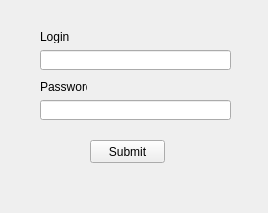
<?xml version="1.0" encoding="UTF-8"?>
<ui version="4.0">
 <class>MainWindow</class>
 <widget class="QMainWindow" name="MainWindow">
  <property name="geometry">
   <rect>
    <x>0</x>
    <y>0</y>
    <width>268</width>
    <height>213</height>
   </rect>
  </property>
  <property name="windowTitle">
   <string>LogIn</string>
  </property>
  <widget class="QWidget" name="centralwidget">
   <widget class="QLineEdit" name="login_ln">
    <property name="geometry">
     <rect>
      <x>40</x>
      <y>100</y>
      <width>191</width>
      <height>20</height>
     </rect>
    </property>
   </widget>
   <widget class="QLineEdit" name="password_ln">
    <property name="geometry">
     <rect>
      <x>40</x>
      <y>50</y>
      <width>191</width>
      <height>20</height>
     </rect>
    </property>
   </widget>
   <widget class="QLabel" name="label">
    <property name="geometry">
     <rect>
      <x>40</x>
      <y>30</y>
      <width>47</width>
      <height>13</height>
     </rect>
    </property>
    <property name="text">
     <string>Login</string>
    </property>
   </widget>
   <widget class="QLabel" name="label_2">
    <property name="geometry">
     <rect>
      <x>40</x>
      <y>80</y>
      <width>47</width>
      <height>13</height>
     </rect>
    </property>
    <property name="text">
     <string>Password</string>
    </property>
   </widget>
   <widget class="QPushButton" name="pushButton">
    <property name="geometry">
     <rect>
      <x>90</x>
      <y>140</y>
      <width>75</width>
      <height>23</height>
     </rect>
    </property>
    <property name="text">
     <string>Submit</string>
    </property>
   </widget>
  </widget>
 </widget>
 <resources/>
 <connections/>
</ui>
